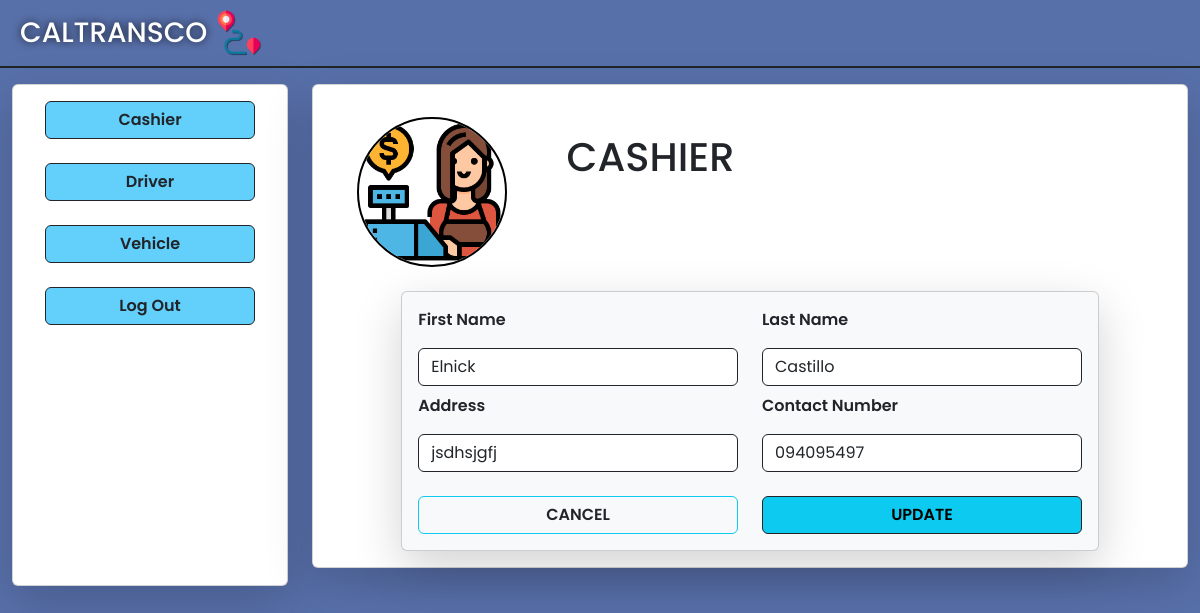
Before: /Cashier/edit_cashier.php?id=17 with the older database file.
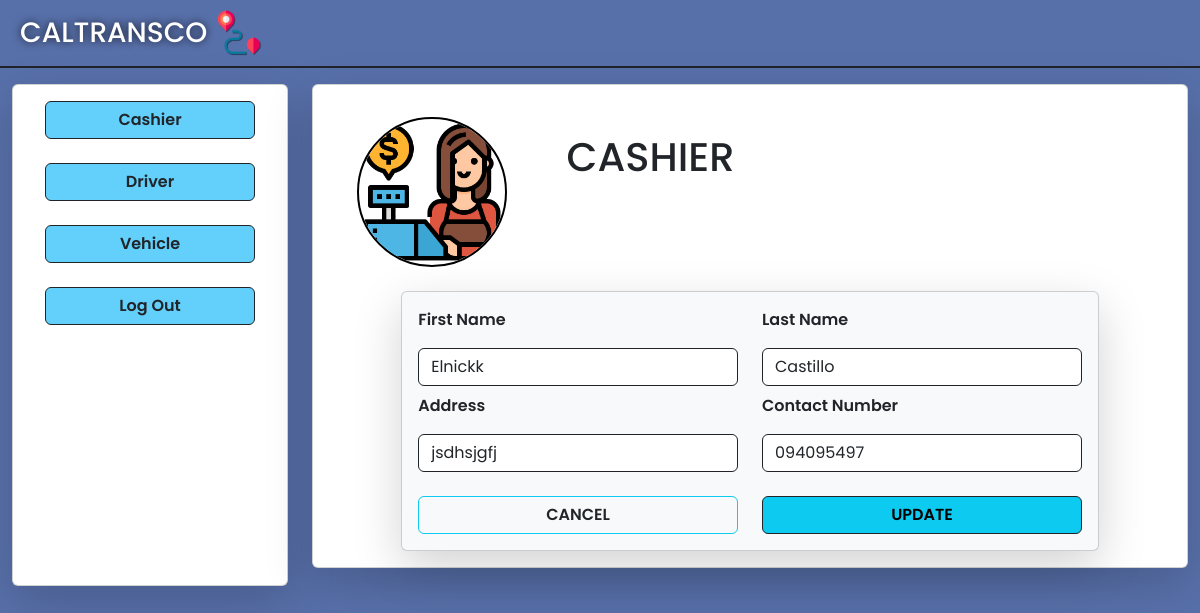
After: the same page with the newer database file.
### tables this page shows
CREATE TABLE `cashier` (
  `id` int(11) NOT NULL,
  `cashier_fname` varchar(50) NOT NULL,
  `cashier_lname` varchar(50) NOT NULL,
  `cashier_address` varchar(100) NOT NULL,
  `cashier_contactNum` varchar(20) NOT NULL
);

### Cashier/edit_cashier.php (the view, shortened to what the changed rows need)
<!DOCTYPE html>
<html lang="en">
<?php
include "../Database/db_connect.php";
$id = $_GET['id'];
$sql = "SELECT * FROM cashier WHERE id=" . $id;
$result = $conn->query($sql);
$row = $result->fetch_assoc();
require "../global/head.php";
?>
<body>
   <div class="con-bg container-fluid vh-100">
      <div class="row border border-start-0 border-end-0 border-top-0 border-2 border-dark pb-2">
         <div class="col d-flex gap-2 ms-2 mt-2">
            <a href="../AdminUI/adminDashboard.php" style="text-decoration: none;" class="d-flex gap-2">
               <h1 class="fs-3 mt-2 text-white" style="text-shadow: 0px 0px 8px rgba(0, 0, 0, 0.8);">CALTRANSCO</h1>
            </a>
         </div>
      </div>
      <div class="row pt-3">
         <div class="col col-9">
            <div class="card shadow-lg">
               <div class="card-body">
                  <div class="row mt-3 ms-3">
                     <div class="col">
                        <h1 class="mt-3">CASHIER</h1>
                     </div>
                  </div>
                  <div class="row d-flex justify-content-center align-items-center mt-4">
                     <div class="col col-10">
                        <div class="card shadow-lg bg-light ">
                           <div class="card-body">
                              <form action="../Operations//op_edit_cashier.php" method="POST">
                                 <div class="row">
                                    <div class="col">
                                       <label for="cashier_fname" class="fw-semibold mb-3">First Name</label>
                                       <input type="text" id="cashier_fname" name="cashier_fname" value="<?php echo $row['cashier_fname'] ?>" class="form-control border-dark">
                                    </div>
                                    <div class="col">
                                       <label for="cashier_lname" class="fw-semibold mb-3">Last Name</label>
                                       <input type="text" id="cashier_lname" name="cashier_lname" value="<?php echo $row['cashier_lname'] ?>" class="form-control border-dark">
                                    </div>
                                 </div>
                                 <div class="row mt-2">
                                    <div class="col">
                                       <label for="cashier_address" class="fw-semibold mb-3">Address</label>
                                       <input type="text" id="cashier_address" name="cashier_address" value="<?php echo $row['cashier_address'] ?>" class="form-control border-dark">
                                    </div>
                                    <div class="col">
                                       <label for="cashier_contactNum" class="fw-semibold mb-3">Contact Number</label>
                                       <input type="text" id="cashier_contactNum" name="cashier_contactNum" value="<?php echo $row['cashier_contactNum'] ?>" class="form-control border-dark">
                                    </div>
                                 </div>
                              </form>
                           </div>
                        </div>
                     </div>
                  </div>
               </div>
            </div>
         </div>
      </div>
   </div>
</body>
</html>

Changed rows visible on the page:
changed cashier "Castillo": cashier_fname "Elnick" → "Elnickk"
